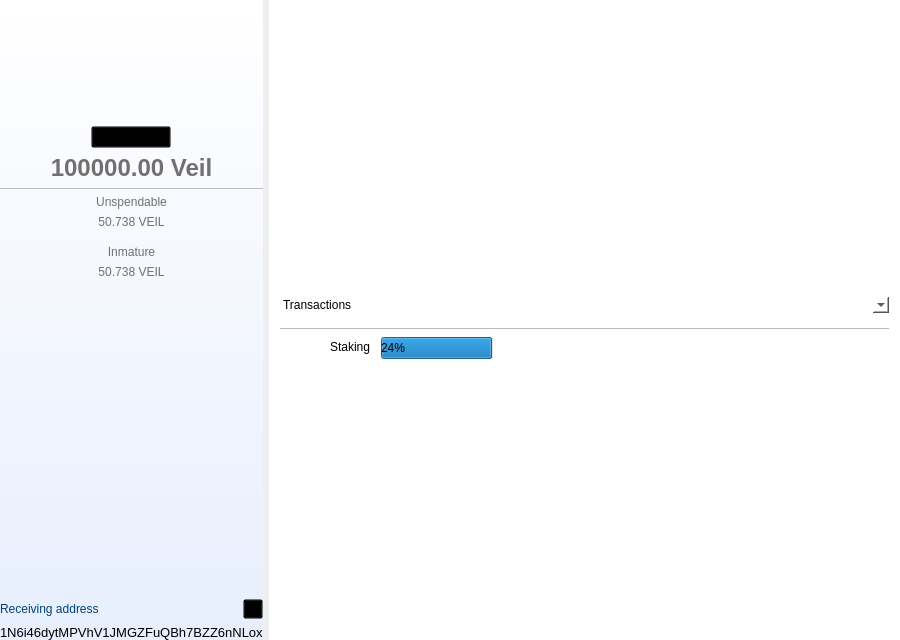
<?xml version="1.0" encoding="UTF-8"?>
<ui version="4.0">
 <class></class>
 <widget class="QWidget" name="">
  <property name="geometry">
   <rect>
    <x>0</x>
    <y>0</y>
    <width>900</width>
    <height>640</height>
   </rect>
  </property>
  <property name="windowTitle">
   <string></string>
  </property>
  <layout class="QVBoxLayout" name="verticalLayout_5">
   <property name="leftMargin">
    <number>0</number>
   </property>
   <property name="topMargin">
    <number>0</number>
   </property>
   <property name="rightMargin">
    <number>0</number>
   </property>
   <property name="bottomMargin">
    <number>0</number>
   </property>
   <item>
    <layout class="QHBoxLayout" name="horizontalLayout_2" stretch="0,0">
     <property name="leftMargin">
      <number>0</number>
     </property>
     <property name="topMargin">
      <number>0</number>
     </property>
     <property name="rightMargin">
      <number>0</number>
     </property>
     <property name="bottomMargin">
      <number>0</number>
     </property>
     <item>
      <widget class="QWidget" name="containerBalance" native="true">
       <property name="styleSheet">
        <string notr="true">#containerBalance{
  border: none;
  background-color: qlineargradient(y1:0, y2: 1, stop: 0 #ffffff, stop: 1 #e7eefd);
}</string>
       </property>
       <layout class="QVBoxLayout" name="verticalLayout">
        <property name="leftMargin">
         <number>0</number>
        </property>
        <property name="topMargin">
         <number>0</number>
        </property>
        <property name="rightMargin">
         <number>0</number>
        </property>
        <property name="bottomMargin">
         <number>0</number>
        </property>
        <item>
         <layout class="QVBoxLayout" name="vLayoutBalance" stretch="1,6">
          <property name="leftMargin">
           <number>0</number>
          </property>
          <property name="topMargin">
           <number>0</number>
          </property>
          <property name="rightMargin">
           <number>0</number>
          </property>
          <property name="bottomMargin">
           <number>0</number>
          </property>
          <item alignment="Qt::AlignHCenter|Qt::AlignVCenter">
           <widget class="QLabel" name="labelVeilImg">
            <property name="enabled">
             <bool>true</bool>
            </property>
            <property name="sizePolicy">
             <sizepolicy hsizetype="Fixed" vsizetype="Fixed">
              <horstretch>0</horstretch>
              <verstretch>0</verstretch>
             </sizepolicy>
            </property>
            <property name="minimumSize">
             <size>
              <width>150</width>
              <height>120</height>
             </size>
            </property>
            <property name="maximumSize">
             <size>
              <width>150</width>
              <height>120</height>
             </size>
            </property>
            <property name="styleSheet">
             <string notr="true">background-color: transparent;
margin:0 0 0 10;</string>
            </property>
            <property name="frameShape">
             <enum>QFrame::NoFrame</enum>
            </property>
            <property name="text">
             <string/>
            </property>
            <property name="alignment">
             <set>Qt::AlignCenter</set>
            </property>
           </widget>
          </item>
          <item>
           <layout class="QVBoxLayout" name="verticalLayout_2" stretch="0,4,0">
            <item alignment="Qt::AlignHCenter">
             <widget class="QPushButton" name="btnBalance">
              <property name="sizePolicy">
               <sizepolicy hsizetype="Fixed" vsizetype="Fixed">
                <horstretch>0</horstretch>
                <verstretch>0</verstretch>
               </sizepolicy>
              </property>
              <property name="toolTip">
               <string/>
              </property>
              <property name="styleSheet">
               <string notr="true">background-color:transparent;</string>
              </property>
              <property name="text">
               <string>Total Balance</string>
              </property>
             </widget>
            </item>
            <item>
             <layout class="QVBoxLayout" name="verticalLayout_4">
              <item>
               <widget class="QLabel" name="labelBalance">
                <property name="sizePolicy">
                 <sizepolicy hsizetype="Preferred" vsizetype="Fixed">
                  <horstretch>0</horstretch>
                  <verstretch>0</verstretch>
                 </sizepolicy>
                </property>
                <property name="styleSheet">
                 <string notr="true">#labelBalance{
background-color: transparent;
color: #707070;
font-size: 24px;
}</string>
                </property>
                <property name="text">
                 <string>&lt;html&gt;&lt;head/&gt;&lt;body&gt;&lt;p&gt;&lt;span style=&quot; font-size:medium; font-weight:600;&quot;&gt;100000.00 Veil&lt;/span&gt;&lt;/p&gt;&lt;/body&gt;&lt;/html&gt;</string>
                </property>
                <property name="alignment">
                 <set>Qt::AlignCenter</set>
                </property>
               </widget>
              </item>
              <item>
               <widget class="QLabel" name="label">
                <property name="maximumSize">
                 <size>
                  <width>16777215</width>
                  <height>1</height>
                 </size>
                </property>
                <property name="styleSheet">
                 <string notr="true">background-color:#bababa;</string>
                </property>
                <property name="text">
                 <string/>
                </property>
               </widget>
              </item>
              <item>
               <widget class="QLabel" name="label_2">
                <property name="styleSheet">
                 <string notr="true">background-color: transparent;
   color: #707070;</string>
                </property>
                <property name="text">
                 <string>Unspendable</string>
                </property>
                <property name="alignment">
                 <set>Qt::AlignCenter</set>
                </property>
               </widget>
              </item>
              <item>
               <widget class="QLabel" name="labelUnspendable">
                <property name="styleSheet">
                 <string notr="true">background-color: transparent;
   color: #707070;</string>
                </property>
                <property name="text">
                 <string>50.738 VEIL</string>
                </property>
                <property name="alignment">
                 <set>Qt::AlignCenter</set>
                </property>
               </widget>
              </item>
              <item>
               <spacer name="verticalSpacer_2">
                <property name="orientation">
                 <enum>Qt::Vertical</enum>
                </property>
                <property name="sizeType">
                 <enum>QSizePolicy::Fixed</enum>
                </property>
                <property name="sizeHint" stdset="0">
                 <size>
                  <width>20</width>
                  <height>10</height>
                 </size>
                </property>
               </spacer>
              </item>
              <item>
               <widget class="QLabel" name="label_5">
                <property name="styleSheet">
                 <string notr="true">background-color: transparent;
   color: #707070;</string>
                </property>
                <property name="text">
                 <string>Inmature</string>
                </property>
                <property name="alignment">
                 <set>Qt::AlignCenter</set>
                </property>
               </widget>
              </item>
              <item>
               <widget class="QLabel" name="labelInmature">
                <property name="styleSheet">
                 <string notr="true">background-color: transparent;
   color: #707070;</string>
                </property>
                <property name="text">
                 <string>50.738 VEIL</string>
                </property>
                <property name="alignment">
                 <set>Qt::AlignCenter</set>
                </property>
               </widget>
              </item>
              <item>
               <spacer name="verticalSpacer">
                <property name="orientation">
                 <enum>Qt::Vertical</enum>
                </property>
                <property name="sizeType">
                 <enum>QSizePolicy::Expanding</enum>
                </property>
                <property name="sizeHint" stdset="0">
                 <size>
                  <width>20</width>
                  <height>40</height>
                 </size>
                </property>
               </spacer>
              </item>
              <item alignment="Qt::AlignHCenter|Qt::AlignVCenter">
               <widget class="QLabel" name="labelQr">
                <property name="sizePolicy">
                 <sizepolicy hsizetype="Preferred" vsizetype="Fixed">
                  <horstretch>0</horstretch>
                  <verstretch>0</verstretch>
                 </sizepolicy>
                </property>
                <property name="minimumSize">
                 <size>
                  <width>120</width>
                  <height>100</height>
                 </size>
                </property>
                <property name="whatsThis">
                 <string>&lt;html&gt;&lt;head/&gt;&lt;body&gt;&lt;p&gt;background-color: transparent;&lt;/p&gt;&lt;/body&gt;&lt;/html&gt;</string>
                </property>
                <property name="styleSheet">
                 <string notr="true">background-color: transparent;
margin:0 0 20 10;</string>
                </property>
                <property name="text">
                 <string/>
                </property>
               </widget>
              </item>
              <item>
               <layout class="QHBoxLayout" name="horizontalLayout">
                <item>
                 <widget class="QLabel" name="labelReceive">
                  <property name="enabled">
                   <bool>true</bool>
                  </property>
                  <property name="styleSheet">
                   <string notr="true">   background-color: transparent;
   color: #004377;</string>
                  </property>
                  <property name="text">
                   <string>Receiving address</string>
                  </property>
                 </widget>
                </item>
                <item>
                 <widget class="QPushButton" name="copyAddress">
                  <property name="maximumSize">
                   <size>
                    <width>20</width>
                    <height>20</height>
                   </size>
                  </property>
                  <property name="styleSheet">
                   <string notr="true">   background-color: transparent;</string>
                  </property>
                  <property name="text">
                   <string/>
                  </property>
                  <property name="iconSize">
                   <size>
                    <width>24</width>
                    <height>24</height>
                   </size>
                  </property>
                 </widget>
                </item>
               </layout>
              </item>
             </layout>
            </item>
            <item>
             <widget class="QLabel" name="labelAddress">
              <property name="sizePolicy">
               <sizepolicy hsizetype="Preferred" vsizetype="Minimum">
                <horstretch>0</horstretch>
                <verstretch>0</verstretch>
               </sizepolicy>
              </property>
              <property name="styleSheet">
               <string notr="true">background-color: transparent;</string>
              </property>
              <property name="text">
               <string>&lt;html&gt;&lt;head/&gt;&lt;body&gt;&lt;p&gt;&lt;span style=&quot; font-size:10pt;&quot;&gt;1N6i46dytMPVhV1JMGZFuQBh7BZZ6nNLox&lt;/span&gt;&lt;/p&gt;&lt;/body&gt;&lt;/html&gt;</string>
              </property>
              <property name="wordWrap">
               <bool>false</bool>
              </property>
             </widget>
            </item>
           </layout>
          </item>
         </layout>
        </item>
       </layout>
      </widget>
     </item>
     <item>
      <widget class="QStackedWidget" name="stackedWidget">
       <property name="styleSheet">
        <string notr="true">border: none;
padding: 0em 0em;
background-color: #fff;</string>
       </property>
       <widget class="QWidget" name="stackFirst">
        <layout class="QVBoxLayout" name="verticalLayout_3">
         <property name="bottomMargin">
          <number>0</number>
         </property>
         <item>
          <layout class="QVBoxLayout" name="vLayoutTxes" stretch="1,0,0">
           <item>
            <layout class="QHBoxLayout" name="horizontalLayout_3">
             <item>
              <widget class="QLabel" name="title">
               <property name="styleSheet">
                <string notr="true">padding:10 0 10 0;</string>
               </property>
               <property name="text">
                <string>Transactions</string>
               </property>
              </widget>
             </item>
             <item>
              <spacer name="horizontalSpacer">
               <property name="orientation">
                <enum>Qt::Horizontal</enum>
               </property>
               <property name="sizeHint" stdset="0">
                <size>
                 <width>40</width>
                 <height>20</height>
                </size>
               </property>
              </spacer>
             </item>
             <item>
              <widget class="QComboBox" name="comboSort">
               <property name="minimumSize">
                <size>
                 <width>120</width>
                 <height>0</height>
                </size>
               </property>
               <property name="maximumSize">
                <size>
                 <width>120</width>
                 <height>16777215</height>
                </size>
               </property>
               <property name="layoutDirection">
                <enum>Qt::LeftToRight</enum>
               </property>
               <property name="styleSheet">
                <string notr="true"/>
               </property>
              </widget>
             </item>
            </layout>
           </item>
           <item>
            <widget class="QLabel" name="line">
             <property name="maximumSize">
              <size>
               <width>16777215</width>
               <height>1</height>
              </size>
             </property>
             <property name="styleSheet">
              <string notr="true">background-color:#bababa;</string>
             </property>
             <property name="text">
              <string/>
             </property>
            </widget>
           </item>
           <item>
            <layout class="QHBoxLayout" name="horizontalLayout_4">
             <item>
              <widget class="QCheckBox" name="checkStacking">
               <property name="styleSheet">
                <string notr="true">
#checkStacking::indicator {
    border: 0;
    background: none;
}

#checkStacking {
background-image: url(&quot;:/icons/ic-switch-off&quot;) ;
background-repeat:no-repeat;
background-position:left center;
padding:4 4 8 30px;
}

#checkStacking:checked {
background-image: url(&quot;:/icons/ic-switch-on&quot;) ;
}</string>
               </property>
               <property name="text">
                <string>Staking</string>
               </property>
              </widget>
             </item>
             <item>
              <widget class="QProgressBar" name="progressBar">
               <property name="maximumSize">
                <size>
                 <width>16777215</width>
                 <height>16777215</height>
                </size>
               </property>
               <property name="autoFillBackground">
                <bool>false</bool>
               </property>
               <property name="styleSheet">
                <string notr="true"/>
               </property>
               <property name="value">
                <number>24</number>
               </property>
               <property name="alignment">
                <set>Qt::AlignLeading|Qt::AlignLeft|Qt::AlignVCenter</set>
               </property>
               <property name="textDirection">
                <enum>QProgressBar::BottomToTop</enum>
               </property>
              </widget>
             </item>
             <item>
              <widget class="QCheckBox" name="checkWatch">
               <property name="styleSheet">
                <string notr="true">
#checkWatch::indicator {
    border: 0;
    background: none;
}

#checkWatch {
background-image: url(&quot;:/icons/ic-watch-off&quot;) ;
background-repeat:no-repeat;
background-position:center;
padding:4 8 4 8;
}

#checkWatch:checked {
background-image: url(&quot;:/icons/ic-watch-on&quot;) ;
}</string>
               </property>
               <property name="text">
                <string/>
               </property>
              </widget>
             </item>
            </layout>
           </item>
          </layout>
         </item>
        </layout>
       </widget>
       <widget class="QWidget" name="page_4"/>
      </widget>
     </item>
    </layout>
   </item>
  </layout>
 </widget>
 <layoutdefault spacing="6" margin="11"/>
 <resources/>
 <connections/>
</ui>
